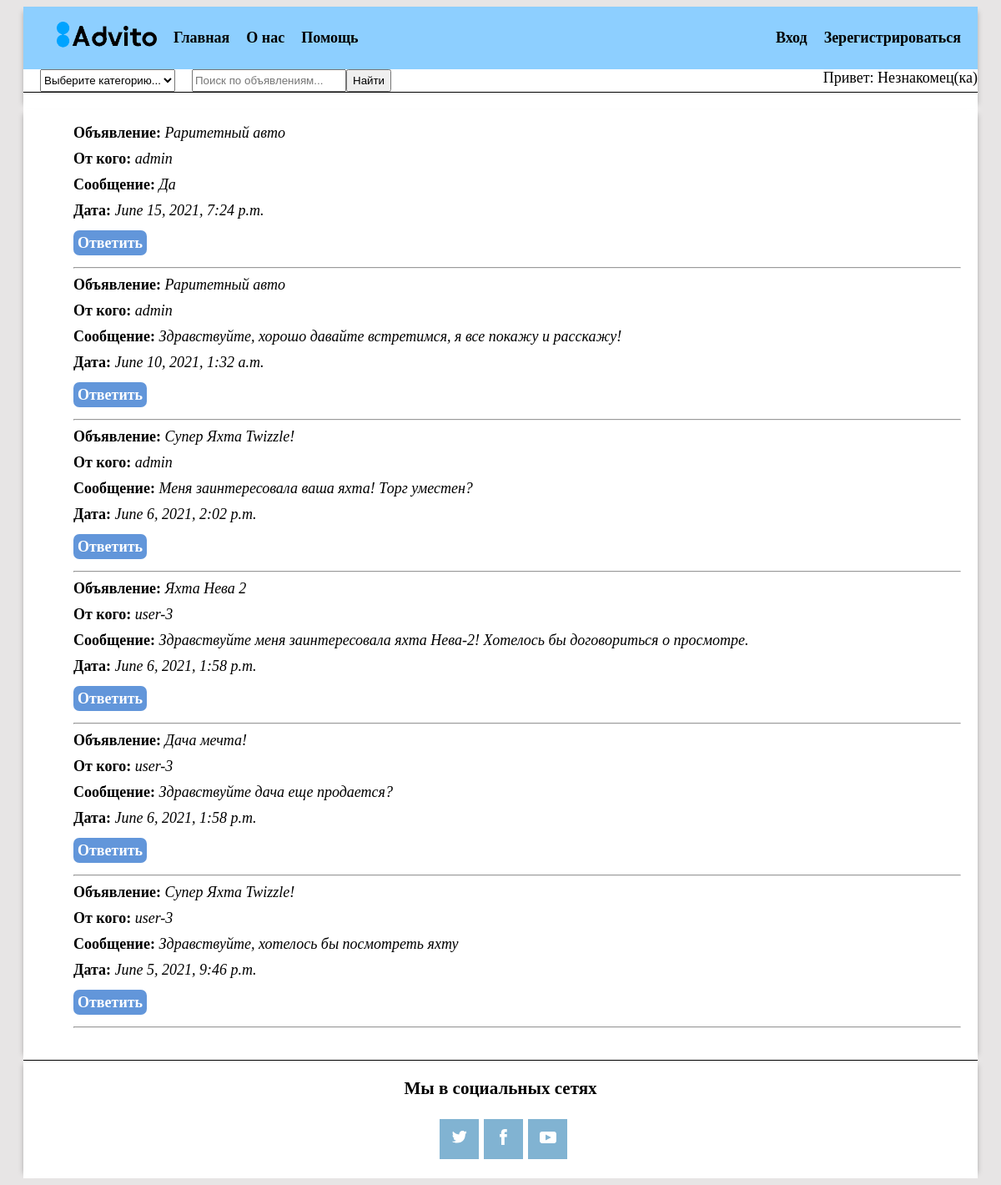
Page /advito/8/profile/message_to/ on the committed database.
### advito/models.py (models this page shows, shortened)
class Message(models.Model):
    author = models.ForeignKey(Profile, on_delete=models.CASCADE, verbose_name="Автор сообщения")
    to_whom = models.ForeignKey(User, on_delete=models.CASCADE, verbose_name="Кому сообщение")
    in_post = models.ForeignKey(Post, on_delete=models.CASCADE, null=True)
    text = models.TextField(verbose_name="Сообщение", blank=True, max_length=300)
    date_pub = models.DateTimeField(default=timezone.now, verbose_name="Дата создания")
    date_edit = models.DateTimeField(default=timezone.now, verbose_name="Дата редактирования")

class Post(models.Model):
    author = models.ForeignKey(User, on_delete=models.CASCADE)
    category = models.ForeignKey(CategoryPost, on_delete=models.CASCADE, verbose_name="Категория", related_name='category')
    price = models.FloatField(verbose_name="Цена", blank=True)
    name_descript = models.CharField(max_length=200,  blank=True, verbose_name="Название объявления")
    description = models.TextField(max_length=1000, blank=True, verbose_name="Описание объявления")
    image = models.ImageField(upload_to=user_directory_path, verbose_name="Фото объявления")
    date_pub = models.DateTimeField(default=timezone.now, verbose_name="Дата объявления")
    date_edit = models.DateTimeField(default=timezone.now, verbose_name="Дата редактирования")
    class Meta:
        ordering=['-date_pub']

class Profile(models.Model):
    user = models.OneToOneField(User, on_delete=models.CASCADE, related_name='user_profile')
    birth_date = models.DateField(verbose_name='Дата рождения', blank=True, null=True, validators=[validate_birth_date])
    about = models.TextField(verbose_name="Информация о пользователе", blank=True, max_length=300)
    phone = models.CharField(verbose_name="Телефон", null=True, blank=True, max_length=50)
    avatar = models.ImageField(verbose_name="Фото пользователя", upload_to=user_avatar_path)
    town = models.CharField(verbose_name="Город", null=True, blank=True, max_length=30)
    subscribers = models.ManyToManyField(User, blank=True, verbose_name="Подписчики пользователя", related_name='subscribers')
    def __str__(self):
        return f'{self.user}'

### advito/views_auth.py (the view, shortened to what this page needs)
# urls.py: path('<int:user_id>/profile/message_to/', views_auth.MessageToProfileView.as_view(), name='message_to_profile'),
class MessageToProfileView(ListView):
    model = Message
    categories= CategoryPost.objects.all()
    template_name = 'my_auth/message_to_profile.html'
    context = {}
    def get(self, request, *args, **kwargs):
        user_id = request.user.id
        return render(request, self.template_name, self.context)

### advito/templates/my_auth/message_to_profile.html (shortened to what this page needs)
{% extends 'base.html' %}
{% block content %}
  <div class="message-to-profile">
    {% if messages %}
      <ul class="messages-to">
        {% for message in messages %}
          <li class="message">
            <p class="message__name">Объявление: <i class="message__name_text">{{ message.in_post.name_descript }}</i></p>
            <p class="message__name">От кого: <i class="message__name_text">{{ message.author }}</i></p>
            <p class="message__name">Сообщение: <i class="message__name_text">{{ message.text }}</i></p>
            <p class="message__name">Дата: <i class="message__name_text">{{ message.date_pub }}</i></p>
          </li>
          <p><a class="message-button" href="{% url 'advito:post_message_reply' message.in_post.id message.id %}">Ответить</a></p>
          <hr>
        {% endfor %}
      </ul>
    {% else %}
      <i>Пока сообщений нет</i>
    {% endif %}
  </div>
{% endblock  %}

### static/css/common.css (style rules this page uses)
html { background-color: #E7E5E5; box-sizing: border-box; font-family: 'Times New Roman', serif; }
body { font-size: 18px; }
a { text-decoration: none; cursor: pointer; }
li { list-style-type: none }

### static/css/style.css (style rules this page uses)
.message-button, .add-vaforite-button, .del-post-button, .create-post__button, .log-button__submit, .button__href, .button, .button__submit { cursor: pointer; border-radius: 7px; padding: 5px; background-color: rgb(98, 150, 218); font-weight: bold; color: #ffffff; max-width: 200px; margin-bottom: 10px; margin-top: 10px; }
.message__name, .comment__name { font-weight: bold; margin: 0 0 10px; }
.message__name_text, .comment__name_text, .review__name_text { font-weight: initial; }

### rows in the picture
Message: in_post.name_descript "Раритетный авто", author "admin", text "Да", date_pub "June 15, 2021, 7:24 p.m."
Message: in_post.name_descript "Раритетный авто", author "admin", text "Здравствуйте, хорошо давайте встретимся, я все покажу и расскажу!", date_pub "June 10, 2021, 1:32 a.m."
Message: in_post.name_descript "Супер Яхта Twizzle!", author "admin", text "Меня заинтересовала ваша яхта! Торг уместен?", date_pub "June 6, 2021, 2:02 p.m."
Message: in_post.name_descript "Яхта Нева 2", author "user-3", text "Здравствуйте меня заинтересовала яхта Нева-2! Хотелось бы договориться о просмотре.", date_pub "June 6, 2021, 1:58 p.m."
Message: in_post.name_descript "Дача мечта!", author "user-3", text "Здравствуйте дача еще продается?", date_pub "June 6, 2021, 1:58 p.m."
Message: in_post.name_descript "Супер Яхта Twizzle!", author "user-3", text "Здравствуйте, хотелось бы посмотреть яхту", date_pub "June 5, 2021, 9:46 p.m."
